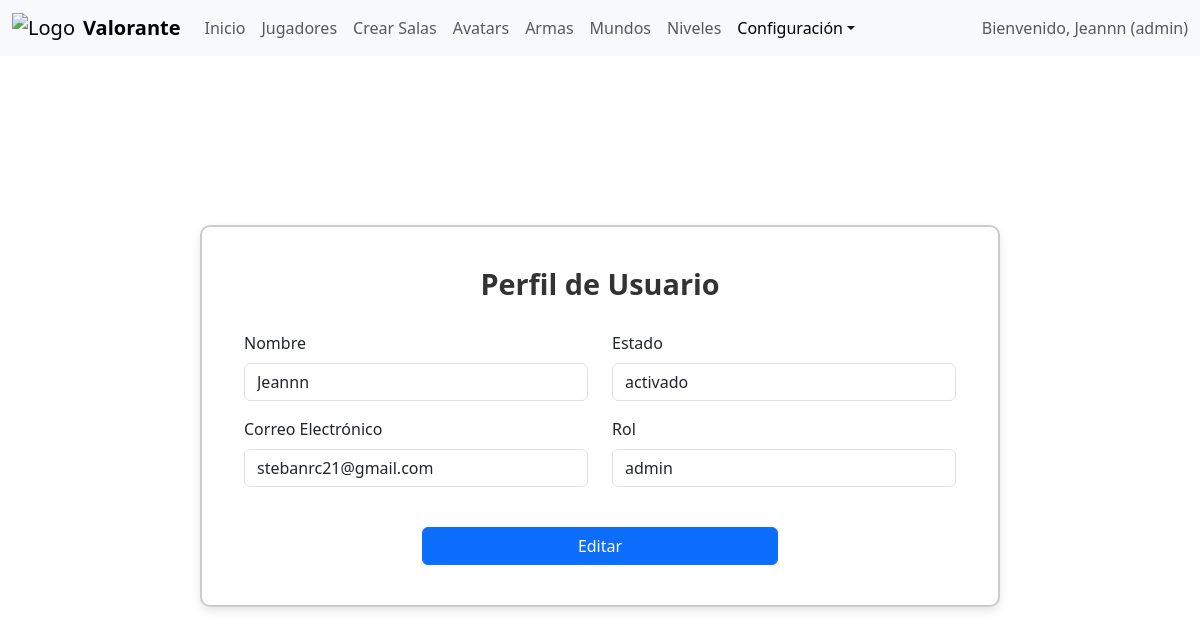
The page /admin/perfil/perfil.php (signed in) on the database its author committed.
### tables this page shows
CREATE TABLE `usuarios` (
  `doc` int(11) NOT NULL,
  `nom_usu` varchar(255) NOT NULL,
  `contra` varchar(255) NOT NULL,
  `email` varchar(255) NOT NULL,
  `id_avatar` int(11) NOT NULL,
  `id_rol` int(11) NOT NULL,
  `id_estado` int(11) NOT NULL,
  `ultima_sesion` timestamp NOT NULL DEFAULT current_timestamp(),
  `create_at` timestamp NOT NULL DEFAULT current_timestamp(),
  `update_at` timestamp NOT NULL DEFAULT current_timestamp() ON UPDATE current_timestamp()
);

CREATE TABLE `roles` (
  `id_rol` int(11) NOT NULL,
  `nom_rol` varchar(255) NOT NULL
);

CREATE TABLE `estados` (
  `id_estado` int(11) NOT NULL,
  `nom_estado` varchar(255) NOT NULL
);

### include/consultas.php (called while the page is built, shortened)
<?php
function obtenerUsuarios() {
    return "SELECT * FROM usuarios LEFT JOIN estados ON usuarios.id_estado = estados.id_estado
    LEFT JOIN roles ON usuarios.id_rol = roles.id_rol";
}
?>

### admin/perfil/perfil.php (the view, shortened to what this page needs)
<?php
require_once('../header.php');
$consulta = obtenerUsuarios();
$consulta .= " WHERE usuarios.doc = $id";
try {
    $stmt = $con->prepare($consulta);
    $stmt->execute();
    $usuario = $stmt->fetch(PDO::FETCH_ASSOC);
} catch (PDOException $e) {
    echo "<p>Error al obtener los datos: " . $e->getMessage() . "</p>";
    exit;
}
?>
<body>
    <div class="form-wrapper">
        <div class="form-container">
            <form id="formPerfil" method="post" action="actualizarPerfil.php">
                <h1 class="form-header">Perfil de Usuario</h1>
                <div class="container">
                    <div class="row">
                        <div class="col-md-6">
                            <div class="mb-3">
                                <label for="nom_usu" class="form-label">Nombre</label>
                                <input type="text" class="form-control" id="nom_usu" name="nom_usu" value="<?php echo $usuario['nom_usu']; ?>" readonly>
                            </div>
                            <div class="mb-3">
                                <label for="email" class="form-label">Correo Electrónico</label>
                                <input type="email" class="form-control" id="email" name="email" value="<?php echo $usuario['email']; ?>" readonly>
                            </div>
                        </div>
                        <div class="col-md-6">
                            <div class="mb-3">
                                <label for="estado" class="form-label">Estado</label>
                                <input type="text" class="form-control" id="estado" name="estado" value="<?php echo $usuario['nom_estado']; ?>" readonly>
                            </div>
                            <div class="mb-3">
                                <label for="rol" class="form-label">Rol</label>
                                <input type="text" class="form-control" id="rol" name="rol" value="<?php echo $usuario['nom_rol']; ?>" readonly>
                            </div>
                        </div>
                    </div>
                    <div class="text-center mt-4">
                        <button type="button" class="btn btn-primary w-50" id="btnEditar" onclick="habilitarEdicion()">Editar</button>
                    </div>
                </div>
            </form>
        </div>
    </div>
</body>
</html>

### admin/header.php (shortened to what this page needs)
<?php
require_once(ROOT_PATH . '/include/consultas.php');
$conex = new Database;
$con = $conex->conectar();
$id = $_SESSION['doc'];
$sql = $con->prepare("SELECT usuarios.doc AS usuario_id, usuarios.nom_usu AS nom_usu, roles.id_rol AS rol_id, roles.nom_rol AS nom_rol, usuarios.id_estado AS id_estado FROM usuarios INNER JOIN roles ON usuarios.id_rol = roles.id_rol WHERE usuarios.doc = ? ");
$sql->execute([$id]);
$fila = $sql->fetch();
?>
<!DOCTYPE html>
<html lang="es">
<head>
    <link rel="stylesheet" href="<?php echo BASE_URL . '/css/styles.css'; ?>">
    <link href="https://cdn.jsdelivr.net/npm/bootstrap@5.3.0/dist/css/bootstrap.min.css" rel="stylesheet">
</head>
<body>
    <nav class="navbar navbar-expand-lg navbar-light bg-light">
        <div class="container-fluid">
            <a class="navbar-brand d-flex align-items-center" href="<?php echo BASE_URL . '/admin/index.php'; ?>">
                <img src="<?php echo BASE_URL . '/img/SolucionesTextilesSinFondo.png'; ?>" alt="Logo" class="img-fluid" style="max-height: 60px;">
                <span class="ms-2 fw-semibold">Valorante</span>
            </a>
            <div class="collapse navbar-collapse" id="navbarContent">
                <ul class="navbar-nav me-auto mb-2 mb-lg-0">
                    <li class="nav-item"><a class="nav-link <?php echo (basename($_SERVER['PHP_SELF']) == 'index.php') ? 'active' : ''; ?>" href="<?php echo BASE_URL . '/admin/index.php'; ?>">Inicio</a></li>
                    <li class="nav-item"><a class="nav-link <?php echo (basename($_SERVER['PHP_SELF']) == 'jugadores.php') ? 'active' : ''; ?>" href="<?php echo BASE_URL . '/admin/jugadores/jugadores.php'; ?>">Jugadores</a></li>
                    <li class="nav-item"><a class="nav-link <?php echo (basename($_SERVER['PHP_SELF']) == 'crear_sala.php') ? 'active' : ''; ?>" href="<?php echo BASE_URL . '/admin/crear_sala.php'; ?>">Crear Salas</a></li>
                    <li class="nav-item"><a class="nav-link <?php echo (basename($_SERVER['PHP_SELF']) == 'avatars.php') ? 'active' : ''; ?>" href="<?php echo BASE_URL . '/admin/avatars.php'; ?>">Avatars</a></li>
                    <li class="nav-item"><a class="nav-link <?php echo (basename($_SERVER['PHP_SELF']) == 'armas.php') ? 'active' : ''; ?>" href="<?php echo BASE_URL . '/admin/armas.php'; ?>">Armas</a></li>
                    <li class="nav-item"><a class="nav-link <?php echo (basename($_SERVER['PHP_SELF']) == 'mundos.php') ? 'active' : ''; ?>" href="<?php echo BASE_URL . '/admin/mundos.php'; ?>">Mundos</a></li>
                    <li class="nav-item"><a class="nav-link <?php echo (basename($_SERVER['PHP_SELF']) == 'niveles.php') ? 'active' : ''; ?>" href="<?php echo BASE_URL . '/admin/niveles.php'; ?>">Niveles</a></li>
                    <li class="nav-item dropdown">
                        <a class="nav-link dropdown-toggle <?php echo (basename($_SERVER['PHP_SELF']) == 'perfil.php') ? 'active' : ''; ?>" href="#" id="menuOpciones" role="button" data-bs-toggle="dropdown" aria-expanded="false">Configuración</a>
                    </li>
                </ul>
                <span class="navbar-text">Bienvenido, <?php echo htmlspecialchars($fila['nom_usu']); ?> (<?php echo htmlspecialchars($fila['nom_rol']); ?>)</span>
            </div>
        </div>
    </nav>
</body>

### css/styles.css (style rules this page uses)
* { margin: 0; padding: 0; box-sizing: border-box; }
body, html { font-family: Arial, sans-serif; color: #fff; height: 100%; }
.form-wrapper { display: flex; justify-content: center; align-items: center; min-height: calc(100vh - 80px); padding: 20px; }
.form-container { background-color: #fff; border: 2px solid #ccc; padding: 40px 30px; border-radius: 10px; box-shadow: 0 4px 10px rgba(0, 0, 0, 0.1); width: 100%; max-width: 800px; margin: 20px auto; overflow: auto; }
.form-header { font-size: 1.8rem; font-weight: bold; color: #333; text-align: center; margin-bottom: 30px; }
.btn { background-color: #0066cc; padding: 10px 20px; border: none; border-radius: 5px; font-size: 1rem; color: #fff; cursor: pointer; transition: background-color 0.3s ease; }
.text-center { text-align: center; }

### rows shown on the page
usuarios: nom_usu "Jeannn", id_rol.nom_rol "admin", email "stebanrc21@gmail.com", estado "activado", rol "admin"
